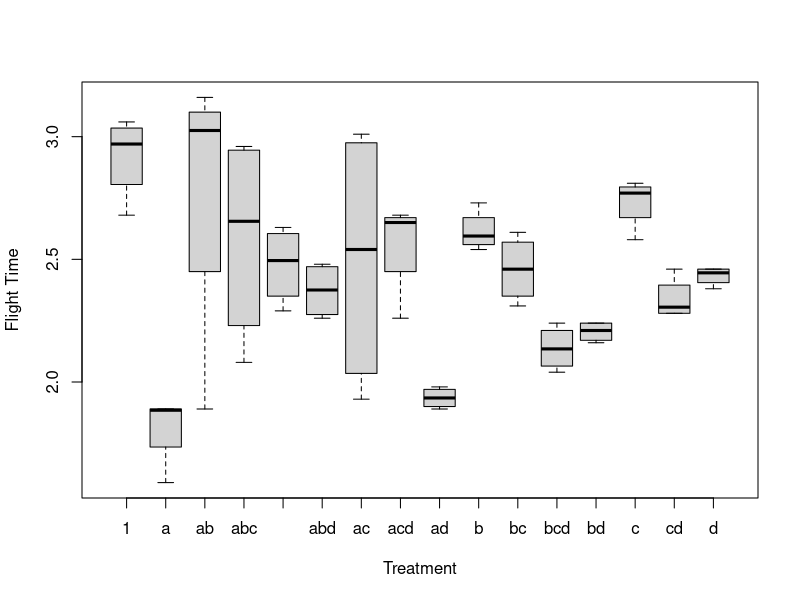
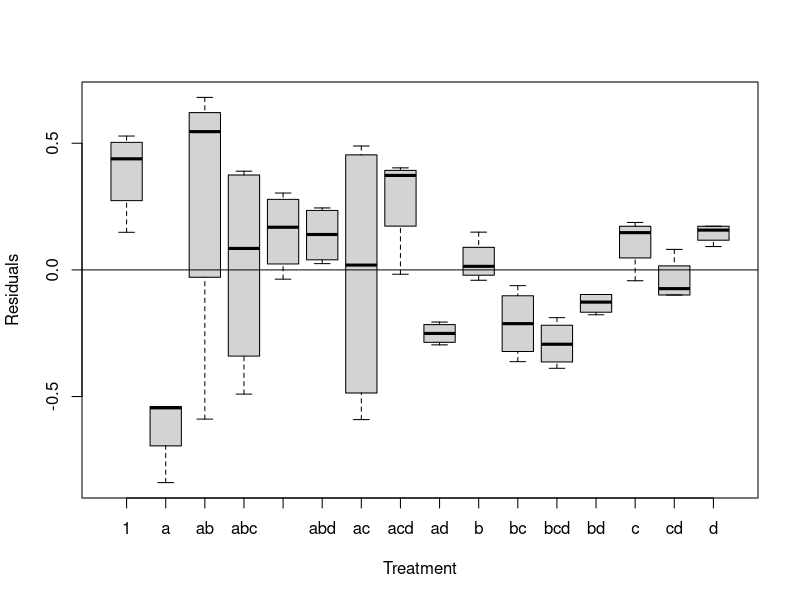
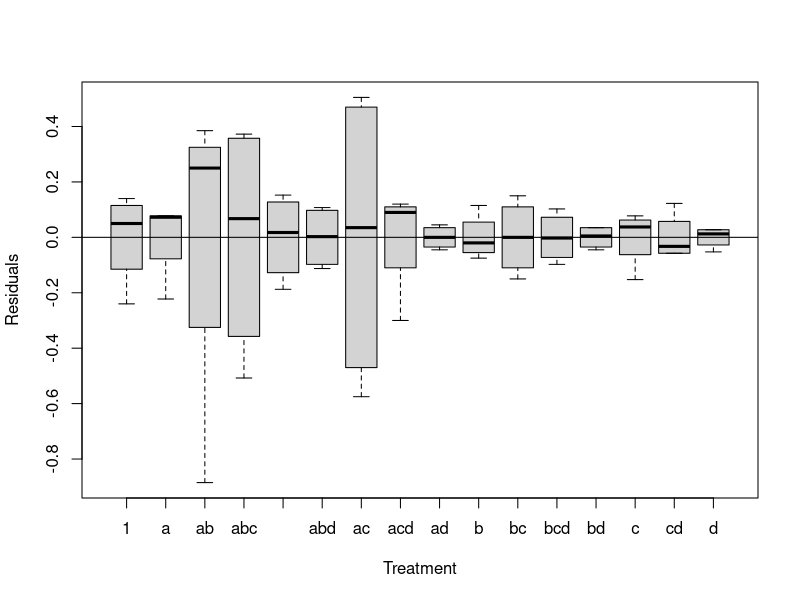

These figures' R source, in order:
## ---- chunk 1
library(tidyr)
library(dplyr)
## ---- chunk 2
helicopter <- read.csv("project2-finaldata.csv")

# check that the data is consistent with averages calculated on sheets
mean_check <- aggregate(flight_time ~ trt, data = helicopter, FUN = mean)
## ---- chunk 3
boxplot(flight_time ~ trt, data=helicopter, xlab="Treatment", ylab="Flight Time")

model = lm(flight_time ~ rotor_length + leg_width + leg_length + paper_clip, data=helicopter)
boxplot(model$residual~helicopter$trt, xlab = "Treatment", ylab = "Residuals")
abline(0,0)
summary(model)
## ---- chunk 4
regfactexpwinteract = lm(flight_time ~ rotor_length * leg_width * leg_length * paper_clip, data = helicopter)
boxplot(regfactexpwinteract$residual~helicopter$trt, xlab = "Treatment", ylab = "Residuals")
abline(0,0)

summary(regfactexpwinteract)
## ---- chunk 5
coef_est = coef(regfactexpwinteract)
ci = confint(regfactexpwinteract)

# Rotor effect when leg width = LOW
tau_low  <- coef_est["rotor_length"]
ci_low   <- ci["rotor_length", ]

# Rotor effect when leg width = HIGH
tau_high <- coef_est["rotor_length"] + coef_est["rotor_length:leg_width"]
ci_high <- ci["rotor_length", ] + ci["rotor_length:leg_width", ]

tau_table <- data.frame(
  Leg_Width = c("Low", "High"),
  Tau_Estimate = c(tau_low, tau_high),
  CI_Lower = c(ci_low[1], ci_high[1]),
  CI_Upper = c(ci_low[2], ci_high[2])
)

tau_table
## ---- chunk 6

